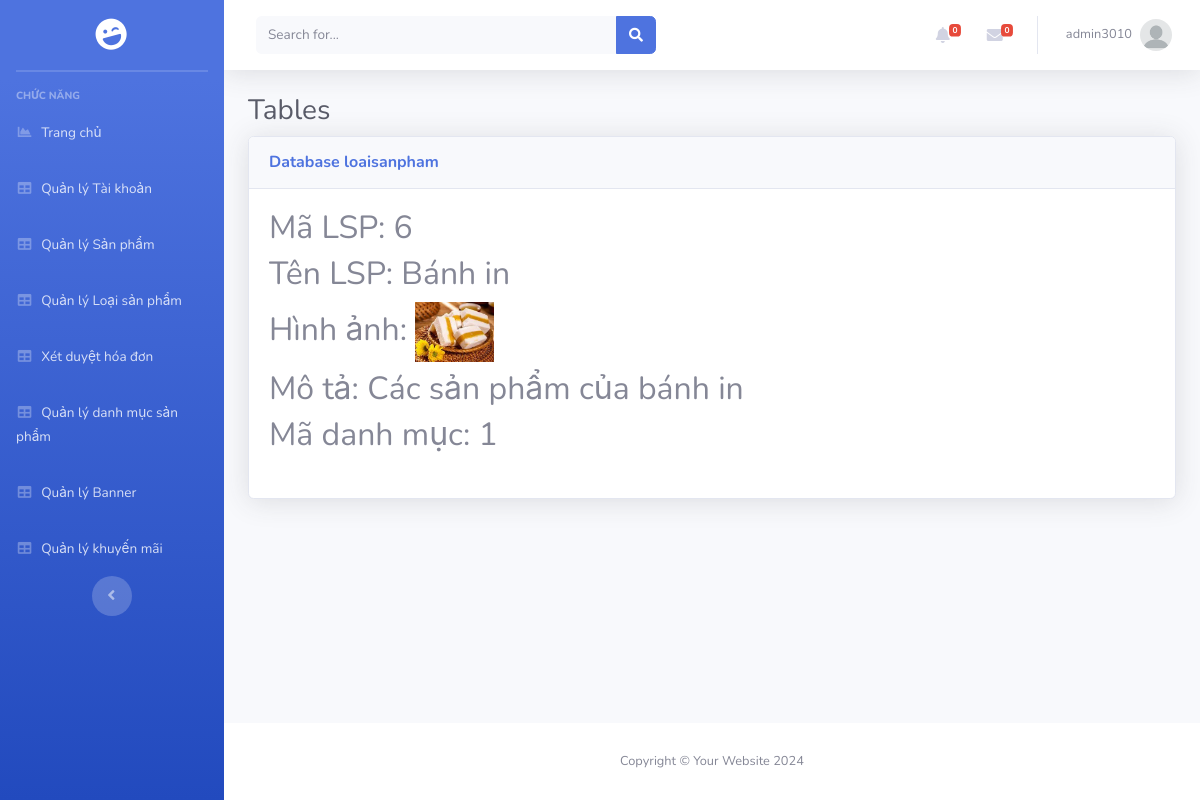
Screenshot of /Admin/index.php?mod=loaisanpham&act=detail&id=6 (signed in) with the database file from the repository.
### tables this page shows
CREATE TABLE `loaisanpham` (
  `MaLSP` int(11) NOT NULL,
  `TenLSP` varchar(70) NOT NULL,
  `HinhAnh` varchar(200) NOT NULL,
  `Mota` varchar(200) NOT NULL,
  `MaDM` int(11) NOT NULL
);

### Admin/MVC/controllers/LoaisanphamController.php (called while the page is built, shortened)
<?php
class LoaisanphamController
{
	var $loaisanpham_model;
	function __construct()
	{
		$this->loaisanpham_model = new loaisanpham();
	}
	public function detail()
	{
		$id = isset($_GET['id']) ? $_GET['id'] : 5;
		$data = $this->loaisanpham_model->find($id);
		require_once("MVC/Views/Admin/index.php");
	}
}

### Admin/MVC/Models/connection.php (called while the page is built, shortened)
<?php
    class Connection{
        function __construct()
        {
            $severname ="localhost";
            $username ="root";
            $password ="";
            $db_name ="memocake";
            $this->conn = new mysqli($severname,$username,$password,$db_name);
        }
    }
?>

### Admin/MVC/Models/model.php (called while the page is built, shortened)
<?php
require_once("connection.php");
class Model
{
    var $conn;
    var $table;
    var $contens;
    function __construct()
    {
        $conn_obj = new Connection();
        $this->conn = $conn_obj->conn;
    }
    function find($id)
    {
        $query = "select * from $this->table where $this->contens =$id";
        return $this->conn->query($query)->fetch_assoc();
    }
}

### Admin/MVC/Views/loaisanpham/detail.php (the view)
<table class="table table-bordered" id="dataTable" width="100%" cellspacing="0">
    <h2>Mã LSP: <?= $data['MaLSP'] ?></h2>
    <h2>Tên LSP: <?= $data['TenLSP'] ?></h2>
    <h2>Hình ảnh: <img src="../public/img/company/<?= $data['HinhAnh'] ?>" height="60px"></h2>
    <h2>Mô tả: <?= $data['Mota'] ?></h2>
    <h2>Mã danh mục: <?= $data['MaDM'] ?></h2>
</table>

### rows the page displays
loaisanpham: MaLSP "6", TenLSP "Bánh in", HinhAnh (picture), Mota "Các sản phẩm của bánh in", MaDM "1"

### other values shown
$_SESSION['login']['TaiKhoan'] "admin3010"
$mod "loaisanpham"
